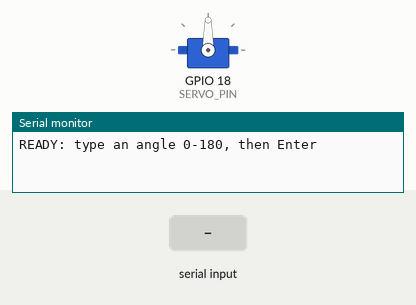
Bench run of a sketch on a simulated ESP32. On the bench: servo, the last lines printed to the serial monitor. The inputs (shaded band) are chosen by the test bench.

Above: at 1.2 s.
1.3 s: "30,150\n" received over Serial
At 3.7 s:
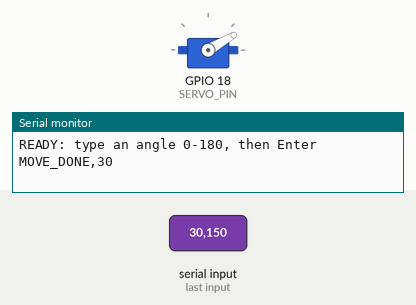
4.0 s: "0\n" received over Serial
At 5.5 s:
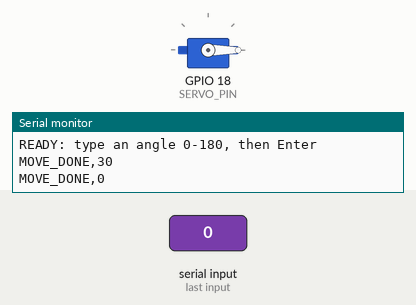
6.1 s: "200\n" received over Serial
At 10.6 s:
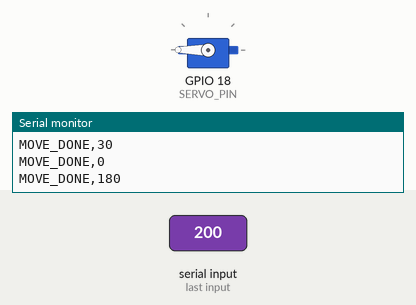
Timing chart, 0 to 12.1 s (numbered marks = the images above; inputs shaded):
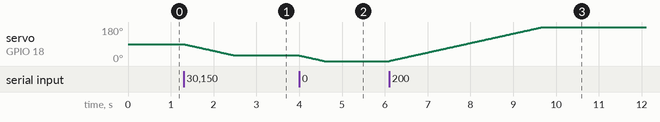

Measured:
- after the input at 1.3 s, servo on GPIO 18 (SERVO_PIN): moves from 90° to 30° over 1.2 s, starting at once
- after the input at 4.0 s, servo on GPIO 18 (SERVO_PIN): moves from 30° to 0° over 0.58 s, starting at once
- after the input at 6.1 s, servo on GPIO 18 (SERVO_PIN): moves from 0° to 180° over 3.6 s, starting at once

The sketch:

servo_test.ino
```cpp
#include <ESP32Servo.h>

#define SERVO_PIN 18

Servo s;
int pos = 90;

void moveTo(int target)
{
    while (pos != target)
    {
        pos += (target > pos) ? 1 : -1;
        s.write(pos);
        delay(20);
    }
    Serial.print("MOVE_DONE,");
    Serial.println(pos);
}

void setup()
{
    Serial.begin(115200);
    ESP32PWM::allocateTimer(0);
    s.setPeriodHertz(50);
    s.attach(SERVO_PIN, 500, 2500);
    s.write(pos);
    Serial.println("READY: type an angle 0-180, then Enter");
}

void loop()
{
    if (!Serial.available())
    {
        return;
    }

    String line = Serial.readStringUntil('\n');
    line.trim();

    if (line.length() == 0 || !isDigit(line.charAt(0)))
    {
        Serial.println("BAD_INPUT");
        return;
    }

    moveTo(constrain(line.toInt(), 0, 180));
}
```
